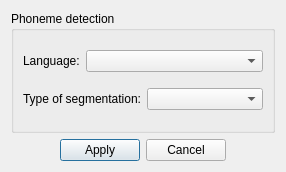
<?xml version="1.0" encoding="UTF-8"?>
<ui version="4.0">
 <class>Dialog</class>
 <widget class="QDialog" name="Dialog">
  <property name="geometry">
   <rect>
    <x>0</x>
    <y>0</y>
    <width>286</width>
    <height>172</height>
   </rect>
  </property>
  <property name="windowTitle">
   <string>Dialog</string>
  </property>
  <layout class="QGridLayout" name="gridLayout">
   <item row="0" column="0">
    <widget class="QGroupBox" name="groupBox">
     <property name="title">
      <string>Phoneme detection</string>
     </property>
     <layout class="QGridLayout" name="gridLayout_2">
      <item row="0" column="0">
       <layout class="QHBoxLayout" name="horizontalLayout_2">
        <item>
         <widget class="QLabel" name="label">
          <property name="sizePolicy">
           <sizepolicy hsizetype="Preferred" vsizetype="Preferred">
            <horstretch>0</horstretch>
            <verstretch>0</verstretch>
           </sizepolicy>
          </property>
          <property name="text">
           <string>Language:</string>
          </property>
         </widget>
        </item>
        <item>
         <widget class="QComboBox" name="selPhoneLang">
          <property name="sizePolicy">
           <sizepolicy hsizetype="Expanding" vsizetype="Fixed">
            <horstretch>0</horstretch>
            <verstretch>0</verstretch>
           </sizepolicy>
          </property>
         </widget>
        </item>
       </layout>
      </item>
      <item row="1" column="0">
       <layout class="QHBoxLayout" name="horizontalLayout">
        <item>
         <widget class="QLabel" name="label_2">
          <property name="text">
           <string>Type of segmentation:</string>
          </property>
         </widget>
        </item>
        <item>
         <widget class="QComboBox" name="selPhoneType">
          <property name="sizePolicy">
           <sizepolicy hsizetype="Expanding" vsizetype="Fixed">
            <horstretch>0</horstretch>
            <verstretch>0</verstretch>
           </sizepolicy>
          </property>
         </widget>
        </item>
       </layout>
      </item>
     </layout>
    </widget>
   </item>
   <item row="1" column="0">
    <layout class="QHBoxLayout" name="horizontalLayout_3">
     <item>
      <spacer name="horizontalSpacer">
       <property name="orientation">
        <enum>Qt::Horizontal</enum>
       </property>
       <property name="sizeHint" stdset="0">
        <size>
         <width>40</width>
         <height>20</height>
        </size>
       </property>
      </spacer>
     </item>
     <item>
      <widget class="QPushButton" name="btnCompute">
       <property name="text">
        <string>Apply</string>
       </property>
      </widget>
     </item>
     <item>
      <widget class="QPushButton" name="btnCancel">
       <property name="text">
        <string>Cancel</string>
       </property>
      </widget>
     </item>
     <item>
      <spacer name="horizontalSpacer_2">
       <property name="orientation">
        <enum>Qt::Horizontal</enum>
       </property>
       <property name="sizeHint" stdset="0">
        <size>
         <width>40</width>
         <height>20</height>
        </size>
       </property>
      </spacer>
     </item>
    </layout>
   </item>
  </layout>
 </widget>
 <resources/>
 <connections/>
</ui>
